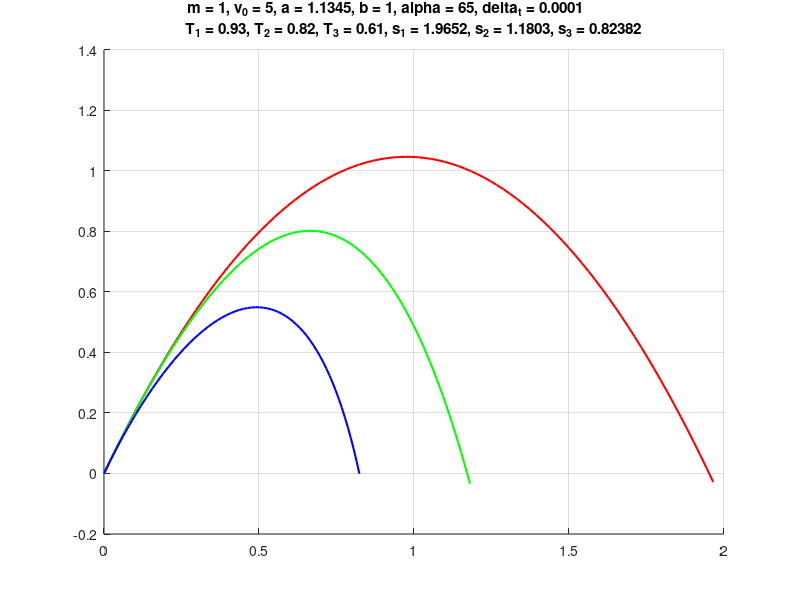

The MATLAB script that drew this image:
clear
close all

% GIVEN
m = 1
v_0 = 5
alpha = 65 / 180 * pi
b = 1
delta_t = 0.0001
g = 9.81
%SOLVE

%1) air resistance F(t)=0

dt = 0.01 %time step
s1x(1) = 0 %s(0)
s1y(1) = 0 %s(0)
v1x(1) = v_0 * cos(alpha) %v(0)
v1y(1) = v_0 * sin(alpha) %v(0)
k = 1
while s1y(k) >= 0
      F1x = 0 %air resistance
      F1y = 0
      a1x(k) = 1 / m * F1x;%acceleration
      a1y(k) = 1 / m * (F1y - m * g)

      v1x(k + 1) = v1x(k) + a1x(k) * dt;
      v1y(k + 1) = v1y(k) + a1y(k) * dt;

      s1x(k + 1) = s1x(k) + v1x(k) * dt + 1/2 * a1x(k) * dt ^ 2;
      s1y(k + 1) = s1y(k) + v1y(k) * dt + 1/2 * a1y(k) * dt ^ 2;
      k = k+1;
end

t1=0:dt:(k-1)*dt;
T1=t1(end)
s1=s1x(end)

%2)  F(t)=b*v

dt = 0.01 %time step
s2x(1) = 0 %s(0)
s2y(1) = 0 %s(0)
v2x(1) = v_0 * cos(alpha) %v(0)
v2y(1) = v_0 * sin(alpha) %v(0)
k = 1
while s2y(k) >= 0
      F2x = -b * v2x(k) %air resistance
      F2y = -b * v2y(k)
      a2x(k) = 1 / m * F2x;%acceleration
      a2y(k) = 1 / m * (F2y - m * g)

      v2x(k + 1) = v2x(k) + a2x(k) * dt;
      v2y(k + 1) = v2y(k) + a2y(k) * dt;

      s2x(k + 1) = s2x(k) + v2x(k) * dt + 1/2 * a2x(k) * dt ^ 2;
      s2y(k + 1) = s2y(k) + v2y(k) * dt + 1/2 * a2y(k) * dt ^ 2;
      k = k+1;
end

t2=0:dt:(k-1)*dt;
T2=t2(end)
s2=s2x(end)


%3) F(t)=b*v^2

dt = 0.01 %time step
s3x(1) = 0 %s(0)
s3y(1) = 0 %s(0)
v3x(1) = v_0 * cos(alpha) %v(0)
v3y(1) = v_0 * sin(alpha) %v(0)
k = 1
while s3y(k) >= 0
      F3x = -b * v3x(k) * v3x(k) %air resistance
      F3y = -b * v3y(k) * v3y(k)
      a3x(k) = 1 / m * F3x;%acceleration
      a3y(k) = 1 / m * (F3y - m * g)

      v3x(k + 1) = v3x(k) + a3x(k) * dt;
      v3y(k + 1) = v3y(k) + a3y(k) * dt;

      s3x(k + 1) = s3x(k) + v3x(k) * dt + 1/2 * a3x(k) * dt ^ 2;
      s3y(k + 1) = s3y(k) + v3y(k) * dt + 1/2 * a3y(k) * dt ^ 2;
      k = k + 1;
end

t3=0:dt:(k-1)*dt;
T3=t3(end)
s3=s3x(end)

figure(1)
hold on
plot(s1x,s1y,'r','linewidth',1.5)
plot(s2x,s2y,'green','linewidth',1.5)
plot(s3x,s3y,'blue','linewidth',1.5)

grid
title(['m = ',num2str(m),', v_0 = ',num2str(v_0),', a = ',num2str(alpha), ', b = ',num2str(b), ', alpha = ',num2str(65), ', delta_t = ',num2str(delta_t),
      'T_1 = ',num2str(T1), ', T_2 = ',num2str(T2), ', T_3 = ',num2str(T3), ', s_1 = ',num2str(s1), ', s_2 = ',num2str(s2), ', s_3 = ',num2str(s3),
])


